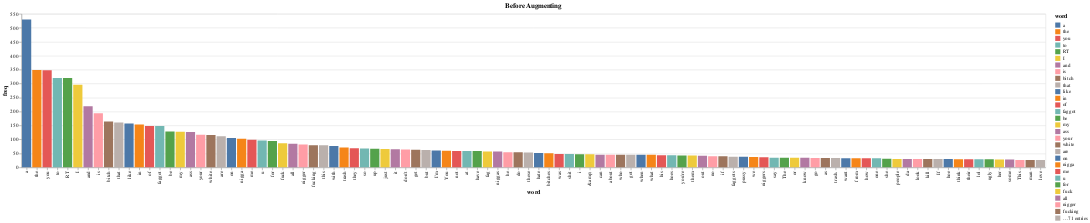

The notebook cell saved with this chart:
### Markdown cell above
## Frequency of words

### Code cell
DeepnoteChart(counters1, """{"layer":[{"layer":[{"mark":{"clip":true,"type":"bar","tooltip":true},"encoding":{"x":{"sort":null,"type":"nominal","field":"word","scale":{"type":"linear"},"stack":"zero"},"y":{"sort":null,"type":"quantitative","field":"freq","scale":{"type":"linear"},"stack":"zero","format":{"type":"default","decimals":null},"formatType":"numberFormatFromNumberType"},"color":{"sort":null,"type":"nominal","field":"word","scale":{"scheme":"tableau10"}}}}]}],"title":"Before Augmenting","config":{"legend":{}},"$schema":"https://vega.github.io/schema/vega-lite/v5.json","encoding":{}}""")

### Figure 1 — Vega-Lite specification as saved in the notebook (floating-point values rounded to 4 significant figures)
{"layer": [{"layer": [{"mark": {"clip": true, "type": "bar", "tooltip": true}, "encoding": {"x": {"sort": null, "type": "nominal", "field": "word", "scale": {"type": "linear"}, "stack": "zero"}, "y": {"sort": null, "type": "quantitative", "field": "freq", "scale": {"type": "linear"}, "stack": "zero", "format": {"type": "default", "decimals": null}, "formatType": "numberFormatFromNumberType"}, "color": {"sort": null, "type": "nominal", "field": "word", "scale": {"scheme": "tableau10"}}}}]}], "title": "Before Augmenting", "config": {"legend": {}}, "$schema": "https://vega.github.io/schema/vega-lite/v5.json", "encoding": {}, "data": {"values": [{"word": "a", "freq": 530}, {"word": "the", "freq": 349}, {"word": "you", "freq": 348}, {"word": "to", "freq": 320}, {"word": "RT", "freq": 320}, {"word": "I", "freq": 296}, {"word": "and", "freq": 219}, {"word": "is", "freq": 194}, {"word": "bitch", "freq": 164}, {"word": "that", "freq": 161}, {"word": "like", "freq": 157}, {"word": "in", "freq": 154}, {"word": "of", "freq": 148}, {"word": "faggot", "freq": 148}, {"word": "be", "freq": 129}, {"word": "my", "freq": 128}, {"word": "ass", "freq": 127}, {"word": "your", "freq": 117}, {"word": "white", "freq": 116}, {"word": "are", "freq": 112}, {"word": "on", "freq": 105}, {"word": "nigga", "freq": 103}, {"word": "me", "freq": 99}, {"word": "u", "freq": 96}, {"word": "for", "freq": 95}, {"word": "fuck", "freq": 87}, {"word": "all", "freq": 85}, {"word": "nigger", "freq": 82}, {"word": "fucking", "freq": 79}, {"word": "this", "freq": 79}, {"word": "with", "freq": 77}, {"word": "trash", "freq": 71}, {"word": "they", "freq": 69}, {"word": "so", "freq": 68}, {"word": "up", "freq": 67}, {"word": "just", "freq": 66}, {"word": "it", "freq": 65}, {"word": "don't", "freq": 64}, {"word": "get", "freq": 63}, {"word": "but", "freq": 62}, {"word": "I'm", "freq": 61}, {"word": "You", "freq": 60}, {"word": "not", "freq": 59}, {"word": "at", "freq": 59}, {"word": "have", "freq": 59}, {"word": "fag", "freq": 57}, {"word": "niggas", "freq": 57}, {"word": "he", "freq": 54}, {"word": "do", "freq": 54}, {"word": "these", "freq": 53}, {"word": "hate", "freq": 52}, {"word": "bitches", "freq": 51}, {"word": "was", "freq": 48}, {"word": "shit", "freq": 48}, {"word": "i", "freq": 47}, {"word": "&amp;", "freq": 47}, {"word": "can", "freq": 45}, {"word": "about", "freq": 45}, {"word": "who", "freq": 45}, {"word": "got", "freq": 45}, {"word": "when", "freq": 45}, {"word": "what", "freq": 45}, {"word": "his", "freq": 44}, {"word": "hoes", "freq": 44}, {"word": "you're", "freq": 43}, {"word": "them", "freq": 43}, {"word": "out", "freq": 42}, {"word": "no", "freq": 40}, {"word": "if", "freq": 40}, {"word": "faggots", "freq": 38}, {"word": "pussy", "freq": 38}, {"word": "we", "freq": 37}, {"word": "niggers", "freq": 36}, {"word": "say", "freq": 35}, {"word": "The", "freq": 35}, {"word": "or", "freq": 35}, {"word": "know", "freq": 35}, {"word": "go", "freq": 34}, {"word": "as", "freq": 34}, {"word": "trash.", "freq": 34}, {"word": "want", "freq": 33}, {"word": "from", "freq": 33}, {"word": "how", "freq": 33}, {"word": "one", "freq": 33}, {"word": "she", "freq": 31}, {"word": "people", "freq": 30}, {"word": "da", "freq": 30}, {"word": "look", "freq": 30}, {"word": "kill", "freq": 30}, {"word": "If", "freq": 30}, {"word": "hoe", "freq": 30}, {"word": "think", "freq": 29}, {"word": "their", "freq": 29}, {"word": "lol", "freq": 29}, {"word": "ugly", "freq": 29}, {"word": "her", "freq": 28}, {"word": "some", "freq": 28}, {"word": "This", "freq": 27}, {"word": "man", "freq": 27}, {"word": "love", "freq": 27}]}}
